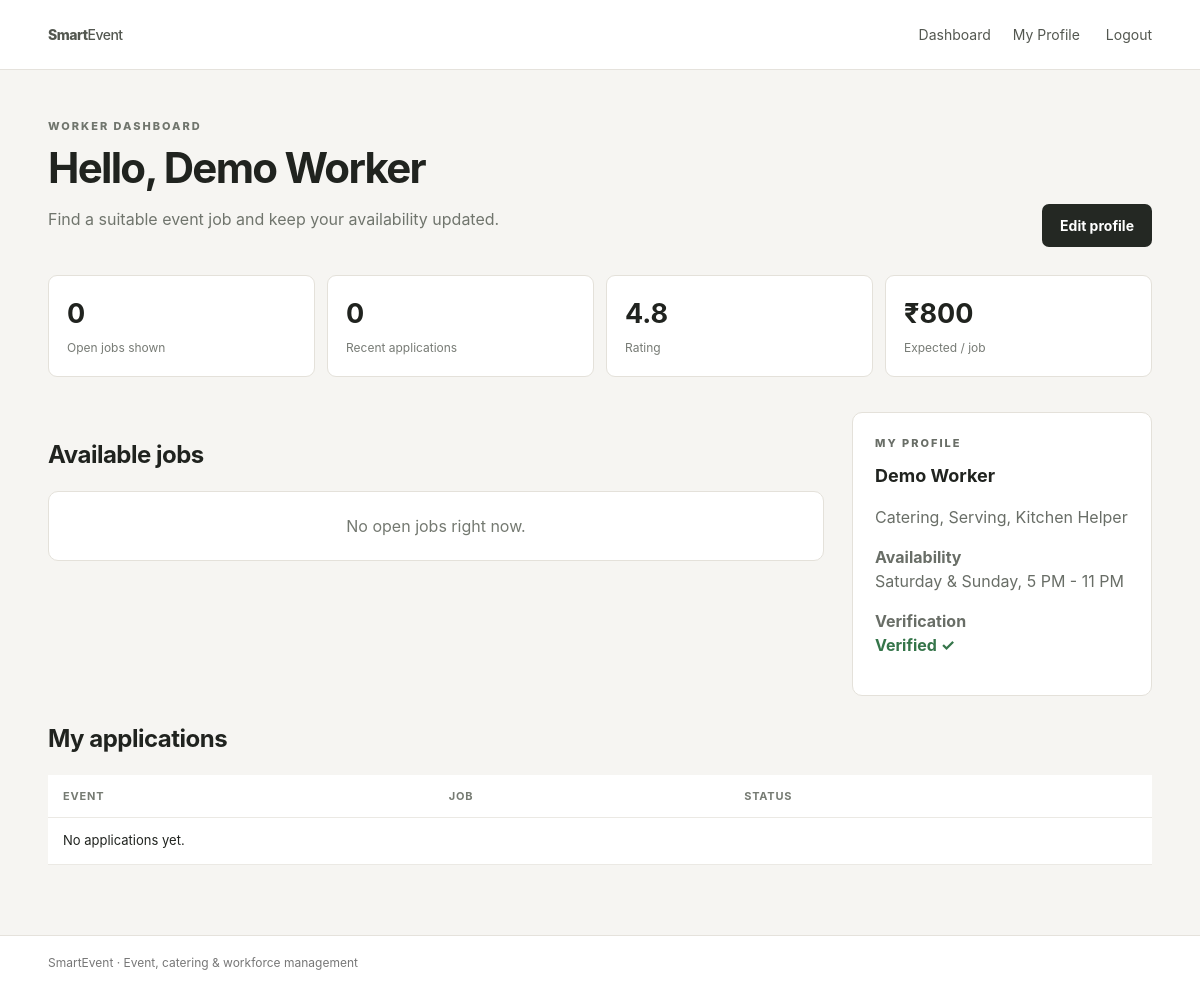
/dashboard (signed in), run on the app's committed database.
### tables this page shows
CREATE TABLE worker_profiles (
        id INTEGER PRIMARY KEY AUTOINCREMENT,
        user_id INTEGER UNIQUE, skills TEXT, experience TEXT,
        availability TEXT, expected_pay REAL DEFAULT 0, rating REAL DEFAULT 0,
        verified INTEGER DEFAULT 0, FOREIGN KEY(user_id) REFERENCES users(id)
    );

### app.py (the view, shortened to what this page needs)
@app.route("/dashboard")
@login_required
def dashboard():
    con = db()
    role = session["role"]
    if role == "worker":
        jobs = con.execute("""SELECT j.*, e.name event_name,e.venue,e.location,e.event_date
                              FROM jobs j JOIN events e ON e.id=j.event_id
                              WHERE j.status='Open' ORDER BY e.event_date LIMIT 8""").fetchall()
        profile = con.execute("SELECT * FROM worker_profiles WHERE user_id=?", (session["user_id"],)).fetchone()
        applications = con.execute("""SELECT a.*,j.title,e.name event_name
                                      FROM applications a JOIN jobs j ON j.id=a.job_id
                                      JOIN events e ON e.id=j.event_id
                                      WHERE a.worker_id=? ORDER BY a.id DESC LIMIT 8""",(session["user_id"],)).fetchall()
        con.close()
        return render_template("worker_dashboard.html", jobs=jobs, profile=profile, applications=applications)

### app.py (called while the page is built)
def db():
    con = sqlite3.connect(DB_PATH)
    con.row_factory = sqlite3.Row
    return con

def login_required(f):
    @wraps(f)
    def wrapper(*args, **kwargs):
        if "user_id" not in session:
            flash("Please login first.", "warning")
            return redirect(url_for("login"))
        return f(*args, **kwargs)
    return wrapper

@app.context_processor
def inject_user():
    return {"current_user": session}

### templates/worker_dashboard.html (shortened to what this page needs)
{% extends "base.html" %}
{% block content %}
<div class="page-title"><div><p class="eyebrow">WORKER DASHBOARD</p><h1>Hello, {{ session.name }}</h1><p>Find a suitable event job and keep your availability updated.</p></div><a class="btn" href="{{ url_for('worker_profile') }}">Edit profile</a></div>
<div class="stats">
  <div><b>{{ jobs|length }}</b><span>Open jobs shown</span></div>
  <div><b>{{ applications|length }}</b><span>Recent applications</span></div>
  <div><b>{{ profile.rating if profile else 0 }}</b><span>Rating</span></div>
  <div><b>₹{{ profile.expected_pay|int if profile else 0 }}</b><span>Expected / job</span></div>
</div>
<div class="split">
<section><div class="section-head"><h2>Available jobs</h2></div>
{% for job in jobs %}
<div class="job card">
  <div><span class="tag">{{ job.skill or 'General' }}</span><h3>{{ job.title }}</h3><p>{{ job.event_name }} · {{ job.event_date or 'Date not set' }}</p><p>📍 {{ job.location or job.venue }} · ⏰ {{ job.start_time }} - {{ job.end_time }}</p></div>
  <div class="job-side"><strong>₹{{ job.pay|int }}</strong><form method="post" action="{{ url_for('apply_job',job_id=job.id) }}"><button class="btn small">Apply</button></form></div>
</div>
{% else %}<div class="empty card">No open jobs right now.</div>{% endfor %}
</section>
<aside class="card side-card"><p class="eyebrow">MY PROFILE</p><h3>{{ session.name }}</h3><p>{{ profile.skills if profile else 'Add your skills' }}</p><p><b>Availability</b><br>{{ profile.availability if profile else 'Not set' }}</p><p><b>Verification</b><br>{% if profile and profile.verified %}<span class="ok">Verified ✓</span>{% else %}<span class="pending">Pending</span>{% endif %}</p></aside>
</div>
<section><div class="section-head"><h2>My applications</h2></div>
<div class="table-wrap"><table><tr><th>Event</th><th>Job</th><th>Status</th></tr>{% for a in applications %}<tr><td>{{ a.event_name }}</td><td>{{ a.title }}</td><td><span class="tag">{{ a.status }}</span></td></tr>{% else %}<tr><td colspan="3">No applications yet.</td></tr>{% endfor %}</table></div>
</section>
{% endblock %}

### static/style.css (style rules this page uses)
* { box-sizing:border-box }
body { margin:0;background:#f6f5f2;color:#20231f;font-family:Inter,ui-sans-serif,system-ui,-apple-system,BlinkMacSystemFont,"Segoe UI",sans-serif;line-height:1.5 }
.eyebrow { font-size:11px;letter-spacing:2px;font-weight:800;color:#72766f;margin:0 0 10px }
.btn { display:inline-flex;border:0;border-radius:7px;background:#242823;color:white;padding:11px 18px;text-decoration:none;font-weight:700;font-size:14px;cursor:pointer;align-items:center;justify-content:center }
.section-head { display:flex;align-items:center;justify-content:space-between;margin:25px 0 18px }
.section-head h2 { margin:0;font-size:24px;letter-spacing:-.5px }
.card { background:#fff;border:1px solid #e4e1da;border-radius:10px;padding:22px }
.card h3 { margin:7px 0;font-size:18px }
.card p { color:#696e67 }
.auth-copy h1,.page-title h1 { font-size:42px;letter-spacing:-1.7px;line-height:1.1;margin:0 0 10px }
.auth-copy p:not(.eyebrow),.page-title p { color:#70756d }
.page-title { display:flex;justify-content:space-between;align-items:end;margin-bottom:28px }
.stats { display:grid;grid-template-columns:repeat(4,1fr);gap:12px;margin:20px 0 35px }
.stats>div { background:#fff;border:1px solid #e4e1da;border-radius:9px;padding:18px }
.stats b { font-size:27px;display:block }
.stats span { font-size:12px;color:#777b75 }
.split { display:grid;grid-template-columns:1fr 300px;gap:28px }
.ok { color:#35754a;font-weight:700 }
.empty { text-align:center;color:#747971 }
.table-wrap { overflow:auto }
.table-wrap table { width:100%;border-collapse:collapse;background:#fff }
.table-wrap th,.table-wrap td { padding:13px 15px;text-align:left;border-bottom:1px solid #ebe9e4;font-size:13px }
.table-wrap th { font-size:11px;text-transform:uppercase;letter-spacing:.8px;color:#767b73 }
.side-card { height:max-content }

### data on the page
worker_profiles: rating "4.8", expected_pay "800", skills "Catering, Serving, Kitchen Helper", availability "Saturday & Sunday, 5 PM - 11 PM"

### other printed values
{{ session.name }} "Demo Worker"
{{ jobs|length }} "0"
{{ applications|length }} "0"
